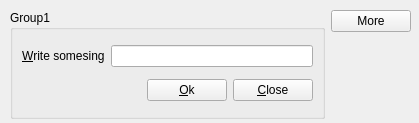
<?xml version="1.0" encoding="UTF-8"?>
<ui version="4.0">
 <class>DialogWindow</class>
 <widget class="QDialog" name="DialogWindow">
  <property name="geometry">
   <rect>
    <x>0</x>
    <y>0</y>
    <width>419</width>
    <height>123</height>
   </rect>
  </property>
  <property name="windowTitle">
   <string>Dialog</string>
  </property>
  <widget class="QGroupBox" name="groupBox_2">
   <property name="geometry">
    <rect>
     <x>10</x>
     <y>120</y>
     <width>401</width>
     <height>86</height>
    </rect>
   </property>
   <property name="title">
    <string>Group2</string>
   </property>
   <layout class="QGridLayout" name="gridLayout_2">
    <item row="0" column="0">
     <layout class="QHBoxLayout" name="horizontalLayout_3">
      <item>
       <widget class="QLabel" name="label_2">
        <property name="text">
         <string>&amp;Write somesing</string>
        </property>
        <property name="buddy">
         <cstring>lineEdit</cstring>
        </property>
       </widget>
      </item>
      <item>
       <widget class="QLineEdit" name="lineEdit_2"/>
      </item>
     </layout>
    </item>
    <item row="1" column="0">
     <layout class="QHBoxLayout" name="horizontalLayout_4">
      <item>
       <spacer name="horizontalSpacer_2">
        <property name="orientation">
         <enum>Qt::Horizontal</enum>
        </property>
        <property name="sizeHint" stdset="0">
         <size>
          <width>40</width>
          <height>20</height>
         </size>
        </property>
       </spacer>
      </item>
      <item>
       <widget class="QPushButton" name="okButton_2">
        <property name="text">
         <string>&amp;Write &quot;Hello&quot;</string>
        </property>
       </widget>
      </item>
      <item>
       <widget class="QPushButton" name="closeButton_2">
        <property name="text">
         <string>&amp;Close</string>
        </property>
       </widget>
      </item>
     </layout>
    </item>
   </layout>
  </widget>
  <widget class="QWidget" name="">
   <property name="geometry">
    <rect>
     <x>10</x>
     <y>10</y>
     <width>401</width>
     <height>109</height>
    </rect>
   </property>
   <layout class="QGridLayout" name="gridLayout_4">
    <item row="0" column="0">
     <layout class="QHBoxLayout" name="horizontalLayout_5">
      <item>
       <widget class="QGroupBox" name="groupBox">
        <property name="title">
         <string>Group1</string>
        </property>
        <layout class="QGridLayout" name="gridLayout">
         <item row="0" column="0">
          <layout class="QHBoxLayout" name="horizontalLayout">
           <item>
            <widget class="QLabel" name="label">
             <property name="text">
              <string>&amp;Write somesing</string>
             </property>
             <property name="buddy">
              <cstring>lineEdit</cstring>
             </property>
            </widget>
           </item>
           <item>
            <widget class="QLineEdit" name="lineEdit"/>
           </item>
          </layout>
         </item>
         <item row="1" column="0">
          <layout class="QHBoxLayout" name="horizontalLayout_2">
           <item>
            <spacer name="horizontalSpacer">
             <property name="orientation">
              <enum>Qt::Horizontal</enum>
             </property>
             <property name="sizeHint" stdset="0">
              <size>
               <width>40</width>
               <height>20</height>
              </size>
             </property>
            </spacer>
           </item>
           <item>
            <widget class="QPushButton" name="okButton">
             <property name="text">
              <string>&amp;Ok</string>
             </property>
            </widget>
           </item>
           <item>
            <widget class="QPushButton" name="closeButton">
             <property name="text">
              <string>&amp;Close</string>
             </property>
            </widget>
           </item>
          </layout>
         </item>
        </layout>
       </widget>
      </item>
      <item>
       <layout class="QGridLayout" name="gridLayout_3">
        <item row="0" column="0">
         <widget class="QPushButton" name="pushButton">
          <property name="text">
           <string>More</string>
          </property>
         </widget>
        </item>
        <item row="1" column="0">
         <spacer name="verticalSpacer">
          <property name="orientation">
           <enum>Qt::Vertical</enum>
          </property>
          <property name="sizeHint" stdset="0">
           <size>
            <width>20</width>
            <height>40</height>
           </size>
          </property>
         </spacer>
        </item>
       </layout>
      </item>
     </layout>
    </item>
   </layout>
  </widget>
 </widget>
 <resources/>
 <connections>
  <connection>
   <sender>closeButton</sender>
   <signal>clicked()</signal>
   <receiver>DialogWindow</receiver>
   <slot>reject()</slot>
   <hints>
    <hint type="sourcelabel">
     <x>216</x>
     <y>87</y>
    </hint>
    <hint type="destinationlabel">
     <x>281</x>
     <y>84</y>
    </hint>
   </hints>
  </connection>
  <connection>
   <sender>closeButton_2</sender>
   <signal>clicked()</signal>
   <receiver>pushButton</receiver>
   <slot>click()</slot>
   <hints>
    <hint type="sourcelabel">
     <x>297</x>
     <y>180</y>
    </hint>
    <hint type="destinationlabel">
     <x>299</x>
     <y>27</y>
    </hint>
   </hints>
  </connection>
 </connections>
</ui>
